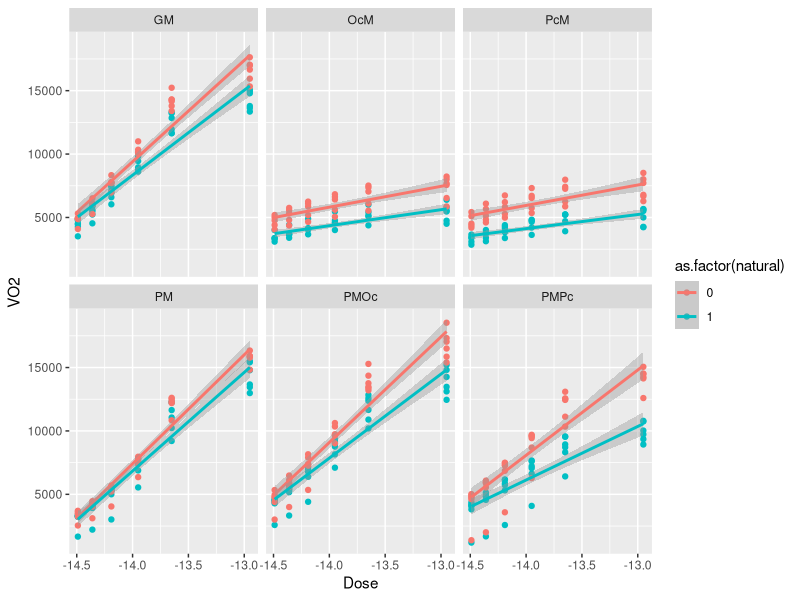

Reproduce this figure in R.
library(tidyverse)
library(readxl)
data = NULL
for (i in excel_sheets("data.xls")){
  this_df <- read_excel("data.xls",sheet = i,skip = 1) |> 
    select(-Basal) |> 
    pivot_longer(cols = -Subject, names_to = "Dose",values_to = "VO2") |> 
    mutate(Substrate = i)
  data <- rbind(data,this_df)
}
data <- data |> 
  mutate(Dose = round(as.numeric(Dose), 2),
         natural = if_else(str_detect(Subject,"NT"),1,0),
         transgenic = if_else(str_detect(Subject,"Tg"),1,0),
         malate = if_else(str_detect(Substrate,"M"),1,0),
         glutamate = if_else(str_detect(Substrate,"G"),1,0),
         pyruvate = if_else(str_detect(Substrate,"P"),1,0),
         palmytol = if_else(str_detect(Substrate,"Pc"),1,0),
         octanoyl = if_else(str_detect(Substrate,"Oc"),1,0),
         pair = substr(Subject,3,3))

## Basic graph
data |> 
  ggplot(aes(x = Dose, y = VO2, color = as.factor(natural))) +
  geom_point() +
  geom_smooth(method = "lm") + 
  facet_wrap(.~Substrate)

## Facet by pair
for (i in unique(data$pair)){
  data |> 
    filter(pair == i) |> 
    ggplot(aes(x = Dose, y = VO2, color = as.factor(natural))) +
    geom_point() +
    geom_smooth(method = "lm") + 
    facet_wrap(.~Substrate)
  }


## Comparing substrate indicators vs. individual effects for each
summary(lm(VO2 ~ Dose + natural + glutamate + pyruvate + palmytol + octanoyl, data = data))
summary(lm(VO2 ~ natural + Dose + Substrate, data = data))
## And an interaction model
summary(lm(VO2 ~ natural + Dose * Substrate, data = data))

